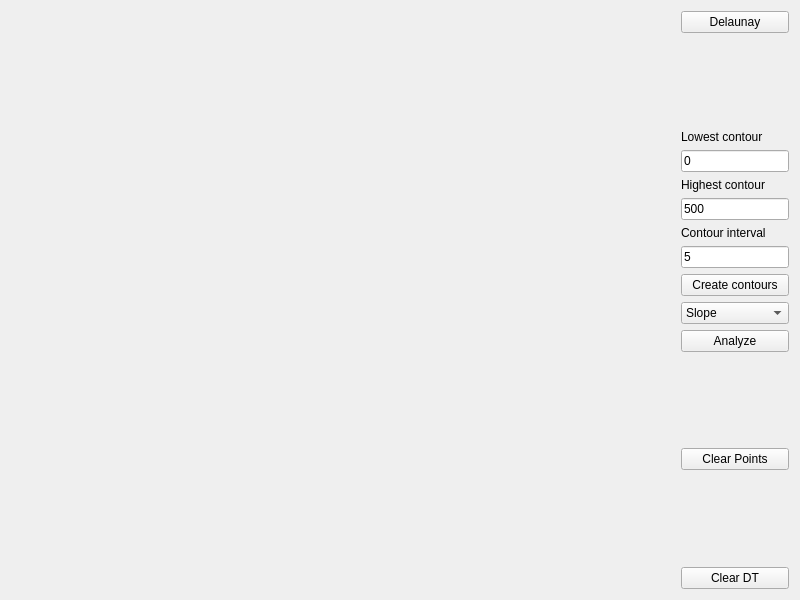
<?xml version="1.0" encoding="UTF-8"?>
<ui version="4.0">
 <class>Widget</class>
 <widget class="QWidget" name="Widget">
  <property name="geometry">
   <rect>
    <x>0</x>
    <y>0</y>
    <width>800</width>
    <height>600</height>
   </rect>
  </property>
  <property name="windowTitle">
   <string>DTM</string>
  </property>
  <layout class="QHBoxLayout" name="horizontalLayout">
   <item>
    <widget class="Draw" name="Canvas" native="true">
     <property name="sizePolicy">
      <sizepolicy hsizetype="Preferred" vsizetype="Preferred">
       <horstretch>1</horstretch>
       <verstretch>1</verstretch>
      </sizepolicy>
     </property>
    </widget>
   </item>
   <item>
    <layout class="QVBoxLayout" name="verticalLayout">
     <item>
      <widget class="QPushButton" name="pushButton">
       <property name="text">
        <string>Delaunay</string>
       </property>
      </widget>
     </item>
     <item>
      <layout class="QVBoxLayout" name="verticalLayout_2"/>
     </item>
     <item>
      <spacer name="verticalSpacer_3">
       <property name="orientation">
        <enum>Qt::Vertical</enum>
       </property>
       <property name="sizeHint" stdset="0">
        <size>
         <width>20</width>
         <height>40</height>
        </size>
       </property>
      </spacer>
     </item>
     <item>
      <widget class="QLabel" name="label">
       <property name="text">
        <string>Lowest contour</string>
       </property>
      </widget>
     </item>
     <item>
      <widget class="QLineEdit" name="lineEdit">
       <property name="text">
        <string>0</string>
       </property>
      </widget>
     </item>
     <item>
      <widget class="QLabel" name="label_2">
       <property name="text">
        <string>Highest contour</string>
       </property>
      </widget>
     </item>
     <item>
      <widget class="QLineEdit" name="lineEdit_2">
       <property name="text">
        <string>500</string>
       </property>
      </widget>
     </item>
     <item>
      <widget class="QLabel" name="label_3">
       <property name="text">
        <string>Contour interval</string>
       </property>
      </widget>
     </item>
     <item>
      <widget class="QLineEdit" name="lineEdit_3">
       <property name="text">
        <string>5</string>
       </property>
      </widget>
     </item>
     <item>
      <widget class="QPushButton" name="pushButton_4">
       <property name="text">
        <string>Create contours</string>
       </property>
      </widget>
     </item>
     <item>
      <widget class="QComboBox" name="comboBox">
       <item>
        <property name="text">
         <string>Slope</string>
        </property>
       </item>
       <item>
        <property name="text">
         <string>Aspect</string>
        </property>
       </item>
       <item>
        <property name="text">
         <string>Hypsometry</string>
        </property>
       </item>
      </widget>
     </item>
     <item>
      <widget class="QPushButton" name="pushButton_5">
       <property name="text">
        <string>Analyze</string>
       </property>
      </widget>
     </item>
     <item>
      <spacer name="verticalSpacer">
       <property name="orientation">
        <enum>Qt::Vertical</enum>
       </property>
       <property name="sizeHint" stdset="0">
        <size>
         <width>20</width>
         <height>40</height>
        </size>
       </property>
      </spacer>
     </item>
     <item>
      <widget class="QPushButton" name="pushButton_2">
       <property name="text">
        <string>Clear Points</string>
       </property>
      </widget>
     </item>
     <item>
      <spacer name="verticalSpacer_2">
       <property name="orientation">
        <enum>Qt::Vertical</enum>
       </property>
       <property name="sizeHint" stdset="0">
        <size>
         <width>20</width>
         <height>40</height>
        </size>
       </property>
      </spacer>
     </item>
     <item>
      <widget class="QPushButton" name="pushButton_3">
       <property name="text">
        <string>Clear DT</string>
       </property>
      </widget>
     </item>
    </layout>
   </item>
  </layout>
 </widget>
 <customwidgets>
  <customwidget>
   <class>Draw</class>
   <extends>QWidget</extends>
   <header>draw.h</header>
   <container>1</container>
  </customwidget>
 </customwidgets>
 <resources/>
 <connections/>
</ui>
